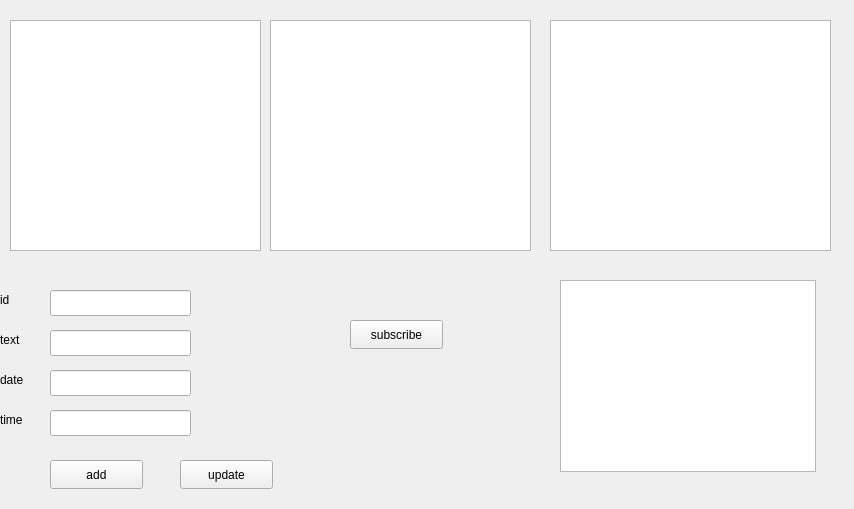
<?xml version="1.0" encoding="UTF-8"?>
<ui version="4.0">
 <class>gui01</class>
 <widget class="QWidget" name="gui01">
  <property name="geometry">
   <rect>
    <x>0</x>
    <y>0</y>
    <width>854</width>
    <height>509</height>
   </rect>
  </property>
  <property name="windowTitle">
   <string>gui01</string>
  </property>
  <widget class="QListWidget" name="feedListWidget">
   <property name="geometry">
    <rect>
     <x>10</x>
     <y>20</y>
     <width>251</width>
     <height>231</height>
    </rect>
   </property>
  </widget>
  <widget class="QListWidget" name="postsListWidget">
   <property name="geometry">
    <rect>
     <x>270</x>
     <y>20</y>
     <width>261</width>
     <height>231</height>
    </rect>
   </property>
  </widget>
  <widget class="QListWidget" name="subsListWidget">
   <property name="geometry">
    <rect>
     <x>550</x>
     <y>20</y>
     <width>281</width>
     <height>231</height>
    </rect>
   </property>
  </widget>
  <widget class="QLabel" name="label">
   <property name="geometry">
    <rect>
     <x>0</x>
     <y>290</y>
     <width>63</width>
     <height>20</height>
    </rect>
   </property>
   <property name="text">
    <string>id</string>
   </property>
  </widget>
  <widget class="QLabel" name="label_2">
   <property name="geometry">
    <rect>
     <x>0</x>
     <y>330</y>
     <width>63</width>
     <height>20</height>
    </rect>
   </property>
   <property name="text">
    <string>text</string>
   </property>
  </widget>
  <widget class="QLabel" name="label_3">
   <property name="geometry">
    <rect>
     <x>0</x>
     <y>370</y>
     <width>63</width>
     <height>20</height>
    </rect>
   </property>
   <property name="text">
    <string>date</string>
   </property>
  </widget>
  <widget class="QLabel" name="label_4">
   <property name="geometry">
    <rect>
     <x>0</x>
     <y>410</y>
     <width>63</width>
     <height>20</height>
    </rect>
   </property>
   <property name="text">
    <string>time</string>
   </property>
  </widget>
  <widget class="QLineEdit" name="idLineEdit">
   <property name="geometry">
    <rect>
     <x>50</x>
     <y>290</y>
     <width>141</width>
     <height>26</height>
    </rect>
   </property>
  </widget>
  <widget class="QLineEdit" name="textLineEdit">
   <property name="geometry">
    <rect>
     <x>50</x>
     <y>330</y>
     <width>141</width>
     <height>26</height>
    </rect>
   </property>
  </widget>
  <widget class="QLineEdit" name="dateLineEdit">
   <property name="geometry">
    <rect>
     <x>50</x>
     <y>370</y>
     <width>141</width>
     <height>26</height>
    </rect>
   </property>
  </widget>
  <widget class="QLineEdit" name="timeLineEdit">
   <property name="geometry">
    <rect>
     <x>50</x>
     <y>410</y>
     <width>141</width>
     <height>26</height>
    </rect>
   </property>
  </widget>
  <widget class="QPushButton" name="addPushButton">
   <property name="geometry">
    <rect>
     <x>50</x>
     <y>460</y>
     <width>93</width>
     <height>29</height>
    </rect>
   </property>
   <property name="text">
    <string>add</string>
   </property>
  </widget>
  <widget class="QPushButton" name="updatePushButton">
   <property name="geometry">
    <rect>
     <x>180</x>
     <y>460</y>
     <width>93</width>
     <height>29</height>
    </rect>
   </property>
   <property name="text">
    <string>update</string>
   </property>
  </widget>
  <widget class="QPushButton" name="subscribePushButton">
   <property name="geometry">
    <rect>
     <x>350</x>
     <y>320</y>
     <width>93</width>
     <height>29</height>
    </rect>
   </property>
   <property name="text">
    <string>subscribe</string>
   </property>
  </widget>
  <widget class="QListWidget" name="topicsListWidget">
   <property name="geometry">
    <rect>
     <x>560</x>
     <y>280</y>
     <width>256</width>
     <height>192</height>
    </rect>
   </property>
  </widget>
 </widget>
 <resources/>
 <connections/>
</ui>
